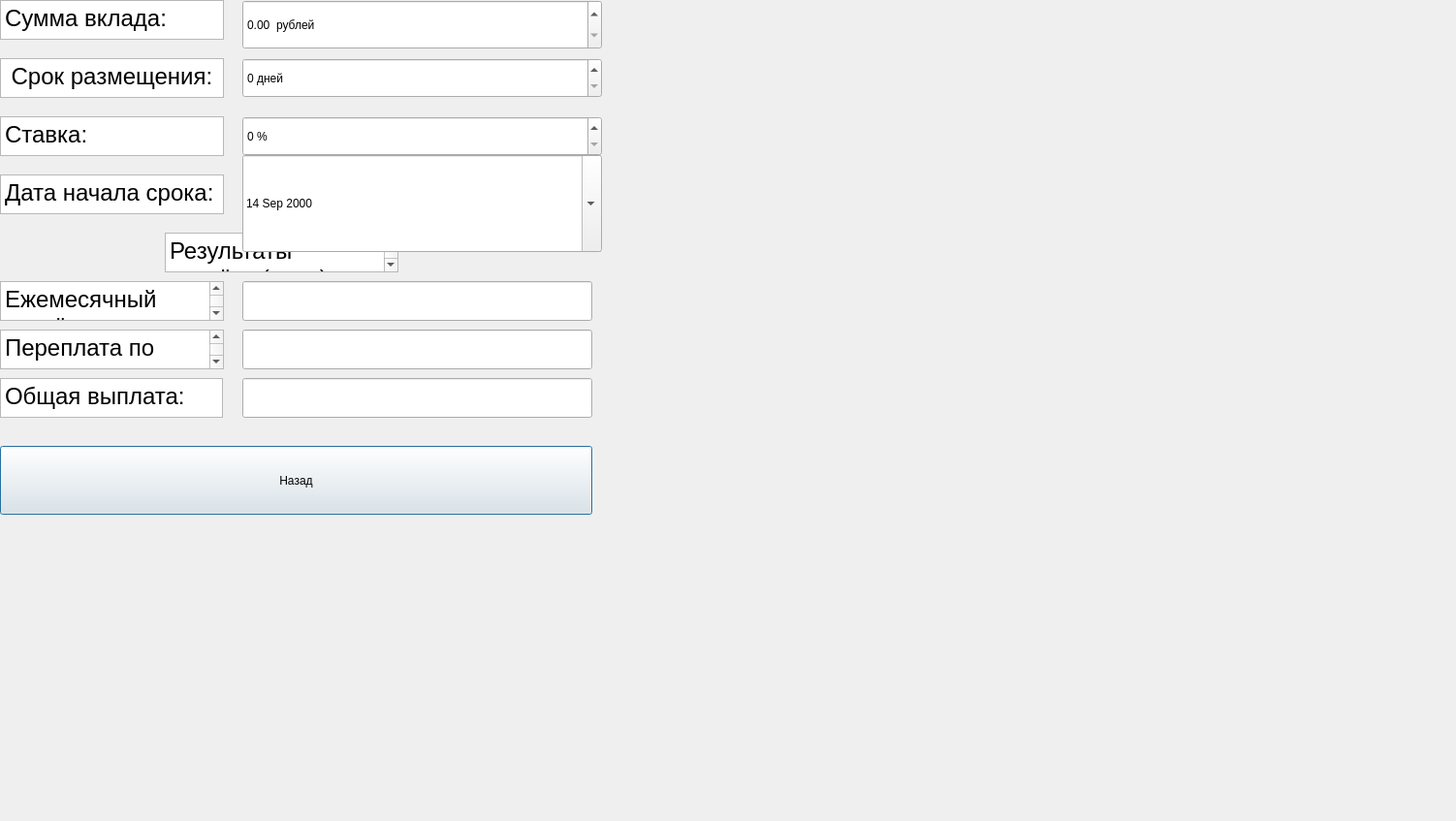
<?xml version="1.0" encoding="UTF-8"?>
<ui version="4.0">
 <class>depositwindow</class>
 <widget class="QDialog" name="depositwindow">
  <property name="geometry">
   <rect>
    <x>0</x>
    <y>0</y>
    <width>1502</width>
    <height>847</height>
   </rect>
  </property>
  <property name="windowTitle">
   <string>Dialog</string>
  </property>
  <widget class="QPushButton" name="pushButton">
   <property name="geometry">
    <rect>
     <x>0</x>
     <y>460</y>
     <width>611</width>
     <height>71</height>
    </rect>
   </property>
   <property name="text">
    <string>Назад</string>
   </property>
  </widget>
  <widget class="QTextBrowser" name="textBrowser_7">
   <property name="geometry">
    <rect>
     <x>170</x>
     <y>240</y>
     <width>241</width>
     <height>41</height>
    </rect>
   </property>
   <property name="html">
    <string>&lt;!DOCTYPE HTML PUBLIC &quot;-//W3C//DTD HTML 4.0//EN&quot; &quot;http://www.w3.org/TR/REC-html40/strict.dtd&quot;&gt;
&lt;html&gt;&lt;head&gt;&lt;meta name=&quot;qrichtext&quot; content=&quot;1&quot; /&gt;&lt;meta charset=&quot;utf-8&quot; /&gt;&lt;style type=&quot;text/css&quot;&gt;
p, li { white-space: pre-wrap; }
&lt;/style&gt;&lt;/head&gt;&lt;body style=&quot; font-family:'.AppleSystemUIFont'; font-size:13pt; font-weight:400; font-style:normal;&quot;&gt;
&lt;p style=&quot; margin-top:0px; margin-bottom:0px; margin-left:0px; margin-right:0px; -qt-block-indent:0; text-indent:0px;&quot;&gt;&lt;span style=&quot; font-size:18pt;&quot;&gt;Результаты расчёта (&lt;/span&gt;&lt;span style=&quot; font-size:14pt;&quot;&gt;рубей&lt;/span&gt;&lt;span style=&quot; font-size:18pt;&quot;&gt;)&lt;/span&gt;&lt;/p&gt;&lt;/body&gt;&lt;/html&gt;</string>
   </property>
  </widget>
  <widget class="QLineEdit" name="lineEdit_2">
   <property name="geometry">
    <rect>
     <x>250</x>
     <y>340</y>
     <width>361</width>
     <height>41</height>
    </rect>
   </property>
  </widget>
  <widget class="QSpinBox" name="spinBox">
   <property name="geometry">
    <rect>
     <x>250</x>
     <y>60</y>
     <width>371</width>
     <height>41</height>
    </rect>
   </property>
   <property name="suffix">
    <string> дней</string>
   </property>
   <property name="maximum">
    <number>2147483647</number>
   </property>
  </widget>
  <widget class="QTextBrowser" name="textBrowser_3">
   <property name="geometry">
    <rect>
     <x>0</x>
     <y>120</y>
     <width>231</width>
     <height>41</height>
    </rect>
   </property>
   <property name="html">
    <string>&lt;!DOCTYPE HTML PUBLIC &quot;-//W3C//DTD HTML 4.0//EN&quot; &quot;http://www.w3.org/TR/REC-html40/strict.dtd&quot;&gt;
&lt;html&gt;&lt;head&gt;&lt;meta name=&quot;qrichtext&quot; content=&quot;1&quot; /&gt;&lt;meta charset=&quot;utf-8&quot; /&gt;&lt;style type=&quot;text/css&quot;&gt;
p, li { white-space: pre-wrap; }
&lt;/style&gt;&lt;/head&gt;&lt;body style=&quot; font-family:'.AppleSystemUIFont'; font-size:13pt; font-weight:400; font-style:normal;&quot;&gt;
&lt;p style=&quot; margin-top:12px; margin-bottom:12px; margin-left:0px; margin-right:0px; -qt-block-indent:0; text-indent:0px;&quot;&gt;&lt;span style=&quot; font-size:18pt;&quot;&gt;Ставка:&lt;/span&gt;&lt;/p&gt;&lt;/body&gt;&lt;/html&gt;</string>
   </property>
  </widget>
  <widget class="QTextBrowser" name="textBrowser_8">
   <property name="geometry">
    <rect>
     <x>0</x>
     <y>180</y>
     <width>231</width>
     <height>41</height>
    </rect>
   </property>
   <property name="html">
    <string>&lt;!DOCTYPE HTML PUBLIC &quot;-//W3C//DTD HTML 4.0//EN&quot; &quot;http://www.w3.org/TR/REC-html40/strict.dtd&quot;&gt;
&lt;html&gt;&lt;head&gt;&lt;meta name=&quot;qrichtext&quot; content=&quot;1&quot; /&gt;&lt;meta charset=&quot;utf-8&quot; /&gt;&lt;style type=&quot;text/css&quot;&gt;
p, li { white-space: pre-wrap; }
&lt;/style&gt;&lt;/head&gt;&lt;body style=&quot; font-family:'.AppleSystemUIFont'; font-size:13pt; font-weight:400; font-style:normal;&quot;&gt;
&lt;p style=&quot; margin-top:0px; margin-bottom:0px; margin-left:0px; margin-right:0px; -qt-block-indent:0; text-indent:0px;&quot;&gt;&lt;span style=&quot; font-size:18pt;&quot;&gt;Дата начала срока:&lt;/span&gt;&lt;/p&gt;&lt;/body&gt;&lt;/html&gt;</string>
   </property>
  </widget>
  <widget class="QTextBrowser" name="textBrowser_4">
   <property name="geometry">
    <rect>
     <x>0</x>
     <y>290</y>
     <width>231</width>
     <height>41</height>
    </rect>
   </property>
   <property name="minimumSize">
    <size>
     <width>231</width>
     <height>41</height>
    </size>
   </property>
   <property name="maximumSize">
    <size>
     <width>231</width>
     <height>41</height>
    </size>
   </property>
   <property name="html">
    <string>&lt;!DOCTYPE HTML PUBLIC &quot;-//W3C//DTD HTML 4.0//EN&quot; &quot;http://www.w3.org/TR/REC-html40/strict.dtd&quot;&gt;
&lt;html&gt;&lt;head&gt;&lt;meta name=&quot;qrichtext&quot; content=&quot;1&quot; /&gt;&lt;meta charset=&quot;utf-8&quot; /&gt;&lt;style type=&quot;text/css&quot;&gt;
p, li { white-space: pre-wrap; }
&lt;/style&gt;&lt;/head&gt;&lt;body style=&quot; font-family:'.AppleSystemUIFont'; font-size:13pt; font-weight:400; font-style:normal;&quot;&gt;
&lt;p style=&quot; margin-top:0px; margin-bottom:0px; margin-left:0px; margin-right:0px; -qt-block-indent:0; text-indent:0px;&quot;&gt;&lt;span style=&quot; font-size:18pt;&quot;&gt;Ежемесячный платёж:&lt;/span&gt;&lt;/p&gt;&lt;/body&gt;&lt;/html&gt;</string>
   </property>
  </widget>
  <widget class="QDoubleSpinBox" name="doubleSpinBox">
   <property name="geometry">
    <rect>
     <x>250</x>
     <y>0</y>
     <width>371</width>
     <height>51</height>
    </rect>
   </property>
   <property name="suffix">
    <string>  рублей</string>
   </property>
   <property name="maximum">
    <double>1000000000000000072531436381529235126158374409646521955518210155479040.000000000000000</double>
   </property>
  </widget>
  <widget class="QPushButton" name="pushButton_2">
   <property name="geometry">
    <rect>
     <x>110</x>
     <y>980</y>
     <width>641</width>
     <height>101</height>
    </rect>
   </property>
   <property name="text">
    <string>Назад</string>
   </property>
  </widget>
  <widget class="QSpinBox" name="spinBox_2">
   <property name="geometry">
    <rect>
     <x>250</x>
     <y>120</y>
     <width>371</width>
     <height>41</height>
    </rect>
   </property>
   <property name="suffix">
    <string> %</string>
   </property>
   <property name="prefix">
    <string/>
   </property>
   <property name="maximum">
    <number>2147483647</number>
   </property>
   <property name="value">
    <number>0</number>
   </property>
  </widget>
  <widget class="QLineEdit" name="lineEdit">
   <property name="geometry">
    <rect>
     <x>250</x>
     <y>390</y>
     <width>361</width>
     <height>41</height>
    </rect>
   </property>
  </widget>
  <widget class="QLineEdit" name="lineEdit_3">
   <property name="geometry">
    <rect>
     <x>250</x>
     <y>290</y>
     <width>361</width>
     <height>41</height>
    </rect>
   </property>
  </widget>
  <widget class="QTextBrowser" name="textBrowser_6">
   <property name="geometry">
    <rect>
     <x>0</x>
     <y>340</y>
     <width>231</width>
     <height>41</height>
    </rect>
   </property>
   <property name="minimumSize">
    <size>
     <width>231</width>
     <height>41</height>
    </size>
   </property>
   <property name="maximumSize">
    <size>
     <width>231</width>
     <height>41</height>
    </size>
   </property>
   <property name="html">
    <string>&lt;!DOCTYPE HTML PUBLIC &quot;-//W3C//DTD HTML 4.0//EN&quot; &quot;http://www.w3.org/TR/REC-html40/strict.dtd&quot;&gt;
&lt;html&gt;&lt;head&gt;&lt;meta name=&quot;qrichtext&quot; content=&quot;1&quot; /&gt;&lt;meta charset=&quot;utf-8&quot; /&gt;&lt;style type=&quot;text/css&quot;&gt;
p, li { white-space: pre-wrap; }
&lt;/style&gt;&lt;/head&gt;&lt;body style=&quot; font-family:'.AppleSystemUIFont'; font-size:13pt; font-weight:400; font-style:normal;&quot;&gt;
&lt;p style=&quot; margin-top:0px; margin-bottom:0px; margin-left:0px; margin-right:0px; -qt-block-indent:0; text-indent:0px;&quot;&gt;&lt;span style=&quot; font-size:18pt;&quot;&gt;Переплата по кредиту:&lt;/span&gt;&lt;/p&gt;&lt;/body&gt;&lt;/html&gt;</string>
   </property>
  </widget>
  <widget class="QTextBrowser" name="textBrowser_2">
   <property name="geometry">
    <rect>
     <x>0</x>
     <y>60</y>
     <width>231</width>
     <height>41</height>
    </rect>
   </property>
   <property name="html">
    <string>&lt;!DOCTYPE HTML PUBLIC &quot;-//W3C//DTD HTML 4.0//EN&quot; &quot;http://www.w3.org/TR/REC-html40/strict.dtd&quot;&gt;
&lt;html&gt;&lt;head&gt;&lt;meta name=&quot;qrichtext&quot; content=&quot;1&quot; /&gt;&lt;meta charset=&quot;utf-8&quot; /&gt;&lt;style type=&quot;text/css&quot;&gt;
p, li { white-space: pre-wrap; }
&lt;/style&gt;&lt;/head&gt;&lt;body style=&quot; font-family:'.AppleSystemUIFont'; font-size:13pt; font-weight:400; font-style:normal;&quot;&gt;
&lt;p style=&quot; margin-top:0px; margin-bottom:0px; margin-left:0px; margin-right:0px; -qt-block-indent:0; text-indent:0px;&quot;&gt;&lt;span style=&quot; font-size:18pt;&quot;&gt; Срок размещения:&lt;/span&gt;&lt;/p&gt;&lt;/body&gt;&lt;/html&gt;</string>
   </property>
  </widget>
  <widget class="QTextBrowser" name="textBrowser">
   <property name="geometry">
    <rect>
     <x>0</x>
     <y>0</y>
     <width>231</width>
     <height>41</height>
    </rect>
   </property>
   <property name="html">
    <string>&lt;!DOCTYPE HTML PUBLIC &quot;-//W3C//DTD HTML 4.0//EN&quot; &quot;http://www.w3.org/TR/REC-html40/strict.dtd&quot;&gt;
&lt;html&gt;&lt;head&gt;&lt;meta name=&quot;qrichtext&quot; content=&quot;1&quot; /&gt;&lt;meta charset=&quot;utf-8&quot; /&gt;&lt;style type=&quot;text/css&quot;&gt;
p, li { white-space: pre-wrap; }
&lt;/style&gt;&lt;/head&gt;&lt;body style=&quot; font-family:'.AppleSystemUIFont'; font-size:13pt; font-weight:400; font-style:normal;&quot;&gt;
&lt;p style=&quot; margin-top:0px; margin-bottom:0px; margin-left:0px; margin-right:0px; -qt-block-indent:0; text-indent:0px;&quot;&gt;&lt;span style=&quot; font-size:18pt;&quot;&gt;Сумма вклада:&lt;/span&gt;&lt;/p&gt;&lt;/body&gt;&lt;/html&gt;</string>
   </property>
  </widget>
  <widget class="QTextBrowser" name="textBrowser_5">
   <property name="geometry">
    <rect>
     <x>0</x>
     <y>390</y>
     <width>230</width>
     <height>41</height>
    </rect>
   </property>
   <property name="minimumSize">
    <size>
     <width>230</width>
     <height>41</height>
    </size>
   </property>
   <property name="maximumSize">
    <size>
     <width>230</width>
     <height>41</height>
    </size>
   </property>
   <property name="html">
    <string>&lt;!DOCTYPE HTML PUBLIC &quot;-//W3C//DTD HTML 4.0//EN&quot; &quot;http://www.w3.org/TR/REC-html40/strict.dtd&quot;&gt;
&lt;html&gt;&lt;head&gt;&lt;meta name=&quot;qrichtext&quot; content=&quot;1&quot; /&gt;&lt;meta charset=&quot;utf-8&quot; /&gt;&lt;style type=&quot;text/css&quot;&gt;
p, li { white-space: pre-wrap; }
&lt;/style&gt;&lt;/head&gt;&lt;body style=&quot; font-family:'.AppleSystemUIFont'; font-size:13pt; font-weight:400; font-style:normal;&quot;&gt;
&lt;p style=&quot; margin-top:0px; margin-bottom:0px; margin-left:0px; margin-right:0px; -qt-block-indent:0; text-indent:0px;&quot;&gt;&lt;span style=&quot; font-size:18pt;&quot;&gt;Общая выплата:&lt;/span&gt;&lt;/p&gt;&lt;/body&gt;&lt;/html&gt;</string>
   </property>
  </widget>
  <widget class="QDateEdit" name="dateEdit">
   <property name="geometry">
    <rect>
     <x>250</x>
     <y>160</y>
     <width>371</width>
     <height>100</height>
    </rect>
   </property>
   <property name="minimumDate">
    <date>
     <year>2000</year>
     <month>9</month>
     <day>14</day>
    </date>
   </property>
   <property name="currentSection">
    <enum>QDateTimeEdit::MonthSection</enum>
   </property>
   <property name="calendarPopup">
    <bool>true</bool>
   </property>
  </widget>
 </widget>
 <resources/>
 <connections/>
</ui>
